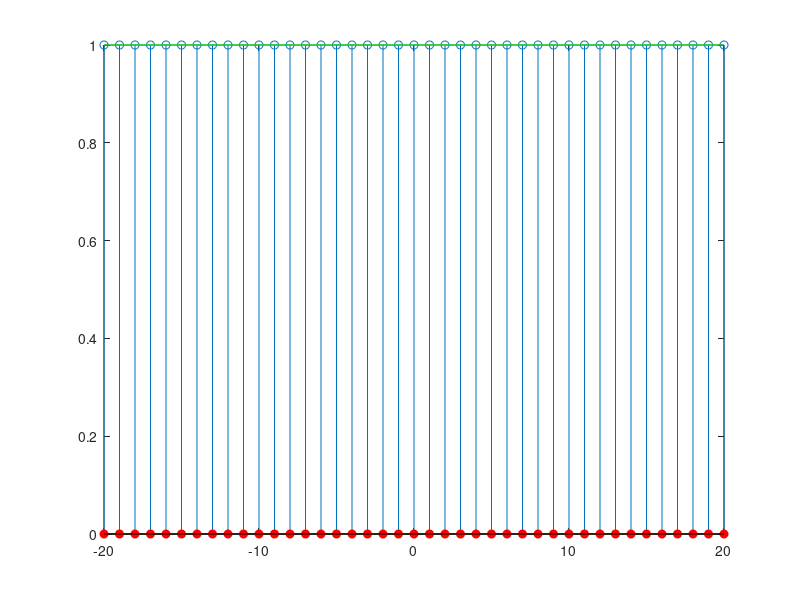
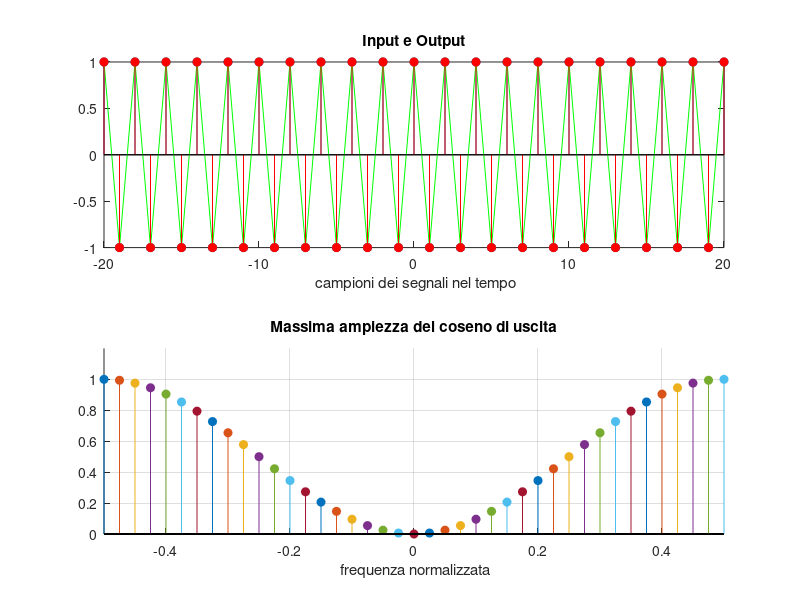

The MATLAB script that drew these images, in order:
% Filtro_elementare
% Dalla risposta all'impulso alla risposta in frequenza
% Author: C. Prati
% Date: February 2025
clear 
close all

% h: risposta all'impulso
h=[-1/4 1/2 -1/4];
% Scelta della frequenza normalizzata fi
fi=input('frequenza normalizzata input? ');
% Segnale di INPUT: coseno alla frequenza normalizzata fi
x=cos(2*pi*fi*(-52:52));
figure(1)
stem((-20:20),x(33:73))
hold on
plot((-20:20),x(33:73),'g')
pause
% Segnale di OUTPUT (convoluzione tra x e h)
 y=conv(x,h,'same');
stem((-20:20),y(33:73),'filled','r')
hold off
pause

% Stesse operazioni calcolate per un range di frequenza normalizzate da -0.5 a +0.5 
for fi=-.5:.025:.5
    x=cos(2*pi*fi*(-52:52));
    y=conv(x,h,'same');
   figure(2)
   subplot(211)
   stem((-20:20),x(33:73))
  
   hold on
    plot((-20:20),x(33:73),'g')
   stem((-20:20),y(33:73),'filled','r')
   xlabel(' campioni dei segnali nel tempo')
   title('Input e Output')
   hold off
   subplot(212)
   grid on
   hold on
   % grafico del massimo della cosinusoide di uscita in funzione della fi
   stem(fi,y(53),'filled')
   xlabel(' frequenza normalizzata')
   title('Massima ampiezza del coseno di uscita')
   axis([-.5 .5 0 1.2])
   
   pause(1)
end
